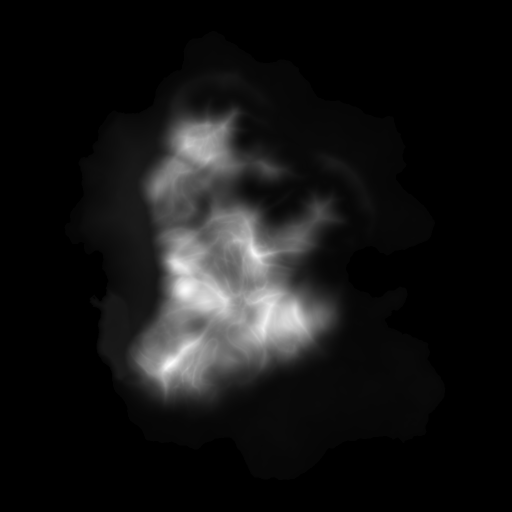
#> input picture world/maps/src/main_island_painted.png, 1024 x 1024 px (shown at 1/2 size); its folder holds only this picture in this run
$ python metrics.py ../../world/maps/src
#> lines starting #> are read from the running program, lines starting #| are printed output that depends on the picture; after the words box and inside, x2 and y2 are one past the last pixel; in counts of white or black regions, pixels touching at a corner belong together
#!/usr/bin/env python3
"""Image metrics for the benchmark renders in a directory (tools/bench/run.sh):
for every VIEW.png with a VIEW_mask.png (the rivers' water drawn magenta),
the water's coverage and mean colour (CIELAB), its brightest pixel, how much
of it is foam-white, and how mid-toned that foam is (a cloud-like texture has
many mid-tones; lace has few); and each view's GPU/CPU timing."""
import json, os, sys
import numpy as np
from PIL import Image


def lab(rgb):
    rgb = rgb / 255.0
    lin = np.where(rgb > 0.04045, ((rgb + 0.055) / 1.055) ** 2.4, rgb / 12.92)
    m = np.array([[0.4124, 0.3576, 0.1805], [0.2126, 0.7152, 0.0722], [0.0193, 0.1192, 0.9505]])
    xyz = lin @ m.T / np.array([0.95047, 1.0, 1.08883])
    f = np.where(xyz > 0.008856, np.cbrt(xyz), 7.787 * xyz + 16 / 116)
    return np.stack([116 * f[..., 1] - 16, 500 * (f[..., 0] - f[..., 1]), 200 * (f[..., 1] - f[..., 2])], -1)


def water_mask(path):
    m = np.asarray(Image.open(path).convert("RGB")).astype(int)
    return (m[..., 0] > 200) & (m[..., 1] < 60) & (m[..., 2] > 200)


def stats(d, view):
#> called with d = '../../world/maps/src', view = 'main_island_painted'
    img = np.asarray(Image.open(os.path.join(d, view + ".png")).convert("RGB")).astype(float)
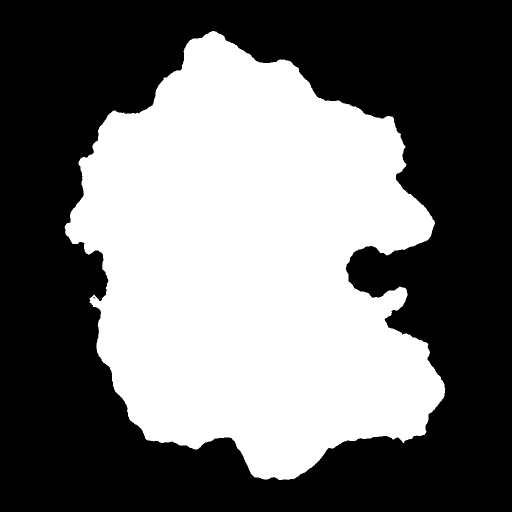
#> img: shape (1024, 1024, 3) float64 (shown at 1/2 size); 43.3% white; 1 white region, box (x1, y1, x2, y2) and area: (129, 62, 891, 960) 454033
    mp = os.path.join(d, view + "_mask.png")
    if not os.path.exists(mp):
        return None
    mask = water_mask(mp)
    n = int(mask.sum())
    if n < 200:
        return {"water_px": n}
    px = img[mask]
    L = lab(px)
    lum = px @ np.array([0.2126, 0.7152, 0.0722])
    foam = (px.min(axis=1) > 175) & (lum > 190)   # near-white
    mid = ((px.min(axis=1) > 120) & ~foam).sum()  # grey-white: partial foam
    return {
        "water_px": n, "coverage": round(n / mask.size, 3),
        "lab_mean": [round(float(x), 1) for x in L.mean(0)],
        "peak_lum": round(float(lum.max()), 0),
        "foam_frac": round(float(foam.mean()), 3),
        "foam_midtone_share": round(float(mid / max(mid + foam.sum(), 1)), 3),
    }


def main():
    d = sys.argv[1]
    timing = {}
    rp = os.path.join(d, "report.jsonl")
    if os.path.exists(rp):
        for line in open(rp):
            j = json.loads(line)
            timing.setdefault(j["view"], j)
    out = {}
    for f in sorted(os.listdir(d)):
        if f.endswith(".png") and not f.endswith("_mask.png"):
            v = f[:-4]
            out[v] = {"timing": {k: timing.get(v, {}).get(k) for k in ("gpu_ms", "cpu_ms", "draw_calls", "triangles")}}
            s = stats(d, v)
            if s:
                out[v].update(s)
    json.dump(out, open(os.path.join(d, "metrics.json"), "w"), indent=1)
    for v, s in out.items():
        print(v, json.dumps(s))


main()

$ run again, on world/maps/main_archipelago_height.png
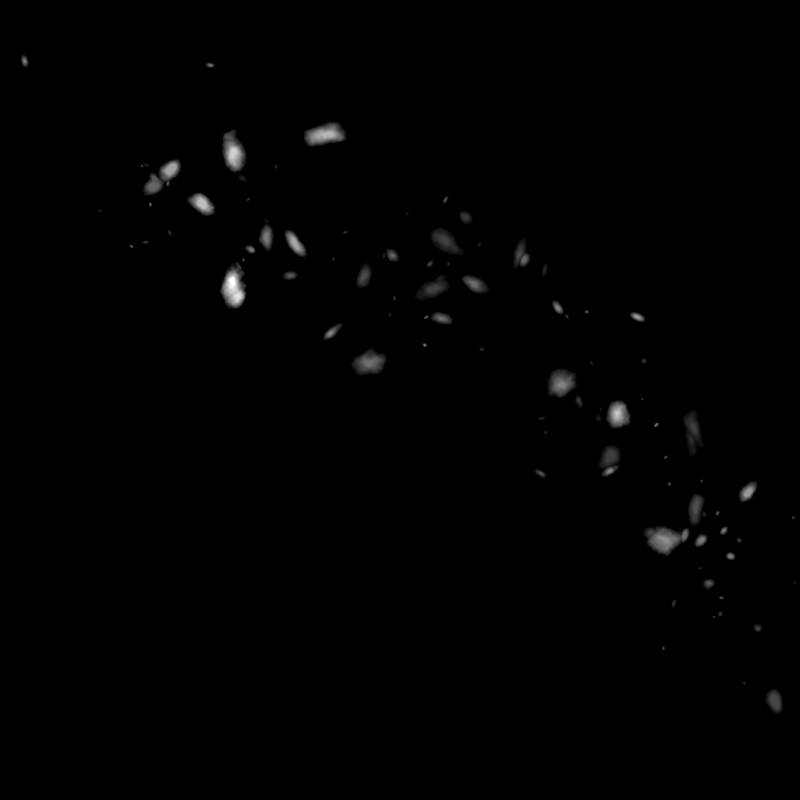
#> input picture world/maps/main_archipelago_height.png, 1600 x 1600 px (shown at 1/2 size)
#> in stats, `img = np.asarray(Image.open(os.path.join(d, view + ".png")).convert("R..`:
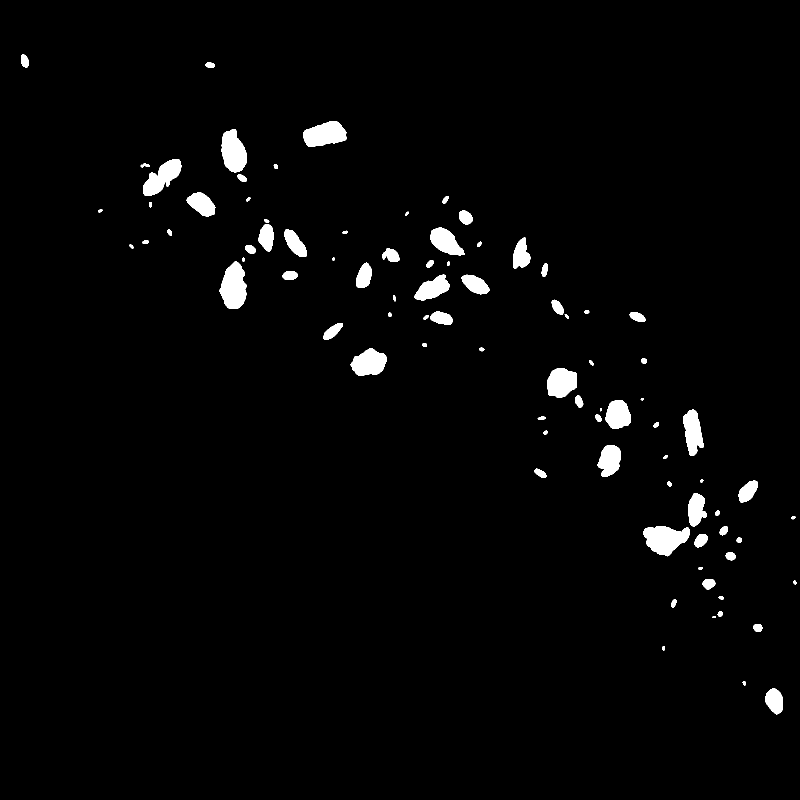
#> img: shape (1600, 1600, 3) float64 (shown at 1/2 size); 2.2% white; 86 white regions (1 under 20 px), largest, box (x1, y1, x2, y2) and area: (1286, 1052, 1379, 1113) 3711, (439, 522, 493, 618) 3658, (607, 243, 694, 294) 3194
